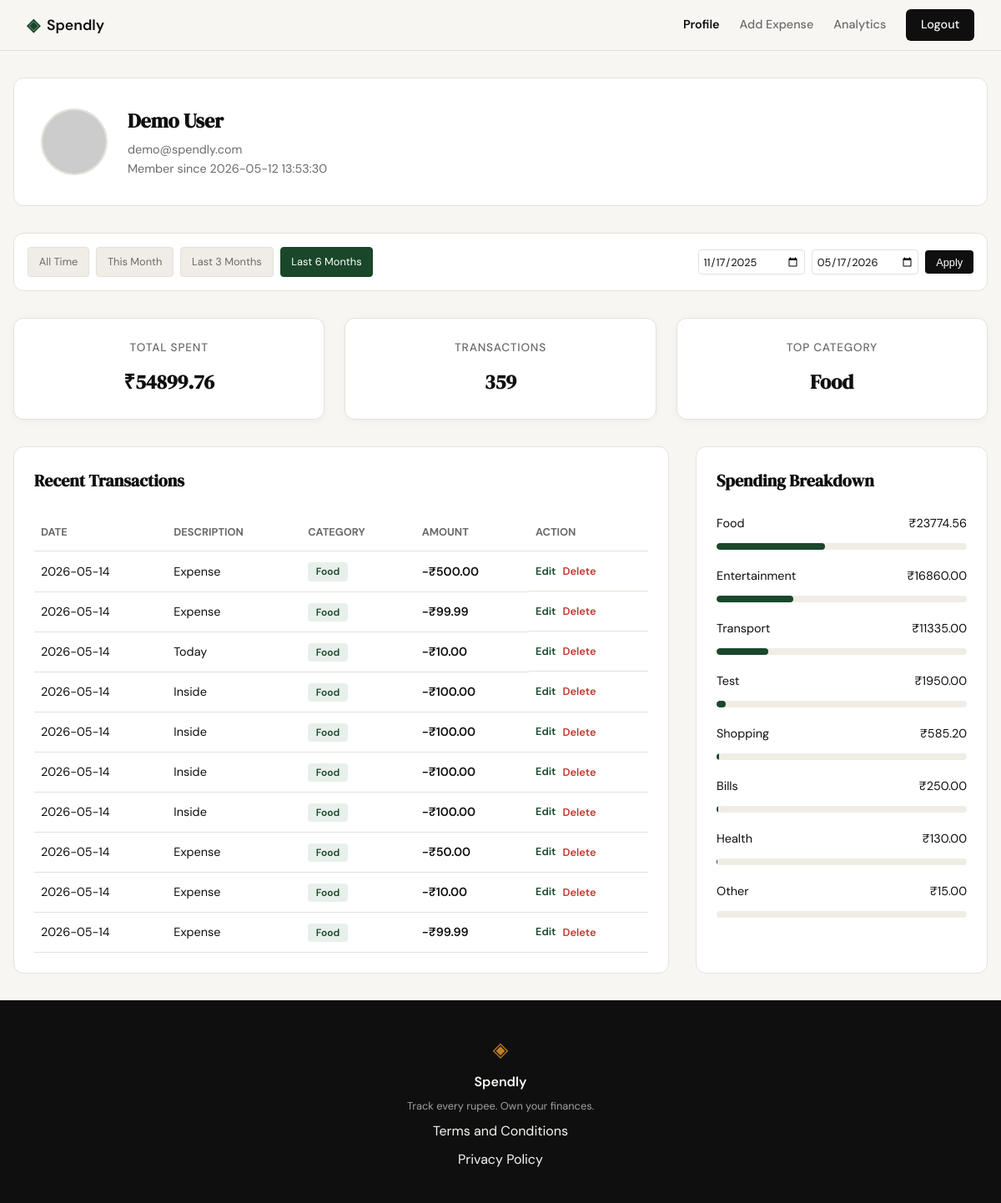
The app's page /profile?date_from=2025-11-17&date_to=2026-05-17 (signed in) with its own data.
### tables this page shows
CREATE TABLE users (
            id INTEGER PRIMARY KEY AUTOINCREMENT,
            name TEXT NOT NULL,
            email TEXT UNIQUE NOT NULL,
            password_hash TEXT NOT NULL,
            created_at TEXT DEFAULT (datetime('now'))
        );

CREATE TABLE expenses (
            id INTEGER PRIMARY KEY AUTOINCREMENT,
            user_id INTEGER NOT NULL,
            amount REAL NOT NULL,
            category TEXT NOT NULL,
            date TEXT NOT NULL,
            description TEXT,
            created_at TEXT DEFAULT (datetime('now')),
            FOREIGN KEY (user_id) REFERENCES users (id)
        );

### app.py (the view)
@app.route("/profile")
@login_required
def profile():
    user_id = session.get("user_id")
    date_from = request.args.get("date_from")
    date_to = request.args.get("date_to")
    def validate_date(d):
        if not d: return None
        try:
            return datetime.strptime(d, "%Y-%m-%d").date().isoformat()
        except ValueError:
            return None
    date_from = validate_date(date_from)
    date_to = validate_date(date_to)
    if date_from and date_to and date_from > date_to:
        flash("Start date must be before end date.")
        date_from = date_to = None
    db = get_db()
    user_row = db.execute(
        "SELECT name, email, created_at FROM users WHERE id = ?",
        (user_id,)
    ).fetchone()
    stats_row = get_summary_stats(user_id, date_from, date_to)
    total_spent_val = stats_row["total_spent"] if stats_row and stats_row["total_spent"] is not None else 0.0
    transaction_count = stats_row["transaction_count"] if stats_row else 0
    categories_rows = get_category_breakdown(user_id, date_from, date_to)
    category_breakdown = []
    top_category = "N/A"
    for i, row in enumerate(categories_rows):
        category = row["category"]
        amount = row["total"]
        percentage = (amount / total_spent_val * 100) if total_spent_val > 0 else 0
        if i == 0:
            top_category = category
        category_breakdown.append({
            "category": category,
            "amount": f"₹{amount:.2f}",
            "percentage": round(percentage, 1)
        })
    transactions_rows = get_recent_transactions(user_id, date_from=date_from, date_to=date_to)
    user_profile = {
        "user": {
            "name": user_row["name"],
            "email": user_row["email"],
            "join_date": user_row["created_at"],
            "avatar": f"https://api.dicebear.com/7.x/avataaars/svg?seed={user_row['name']}"
        },
        "stats": {
            "total_spent": f"₹{total_spent_val:.2f}",
            "transaction_count": transaction_count,
            "top_category": top_category
        },
        "category_breakdown": category_breakdown,
        "transactions": [
            {
                "id": row["id"],
                "date": row["date"],
                "description": row["description"],
                "category": row["category"],
                "amount": f"-₹{row['amount']:.2f}"
            }
            for row in transactions_rows
        ]
    }
    today = date.today()
    this_month_start = today.replace(day=1).isoformat()
    this_month_end = today.isoformat()
    last_3m_start = (today - relativedelta(months=3)).isoformat()
    last_3m_end = today.isoformat()
    last_6m_start = (today - relativedelta(months=6)).isoformat()
    last_6m_end = today.isoformat()
    return render_template(
        "profile.html",
        profile=user_profile,
        date_from=date_from,
        date_to=date_to,
        this_month_start=this_month_start,
        this_month_end=this_month_end,
        last_3m_start=last_3m_start,
        last_3m_end=last_3m_end,
        last_6m_start=last_6m_start,
        last_6m_end=last_6m_end
    )

### app.py (called while the page is built)
def login_required(f):
    @wraps(f)
    def decorated_function(*args, **kwargs):
        if session.get("user_id") is None:
            return redirect(url_for("login"))
        return f(*args, **kwargs)
    return decorated_function

### database/db.py (called while the page is built)
def get_db():
    if 'db' not in g:
        g.db = sqlite3.connect(current_app.config['DATABASE'])
        g.db.row_factory = sqlite3.Row
        g.db.execute("PRAGMA foreign_keys = ON")
    return g.db

### database/queries.py (called while the page is built)
def get_summary_stats(user_id, date_from=None, date_to=None):
    db = get_db()
    query = "SELECT SUM(amount) as total_spent, COUNT(id) as transaction_count FROM expenses WHERE user_id = ?"
    params = [user_id]
    if date_from and date_to:
        query += " AND date BETWEEN ? AND ?"
        params.extend([date_from, date_to])
    row = db.execute(query, params).fetchone()
    return row

def get_recent_transactions(user_id, limit=10, date_from=None, date_to=None):
    db = get_db()
    query = "SELECT id, date, description, category, amount FROM expenses WHERE user_id = ?"
    params = [user_id]
    if date_from and date_to:
        query += " AND date BETWEEN ? AND ?"
        params.extend([date_from, date_to])
    query += " ORDER BY date DESC LIMIT ?"
    params.append(limit)
    rows = db.execute(query, params).fetchall()
    return rows

def get_category_breakdown(user_id, date_from=None, date_to=None):
    db = get_db()
    query = "SELECT category, SUM(amount) as total FROM expenses WHERE user_id = ?"
    params = [user_id]
    if date_from and date_to:
        query += " AND date BETWEEN ? AND ?"
        params.extend([date_from, date_to])
    query += " GROUP BY category ORDER BY total DESC"
    rows = db.execute(query, params).fetchall()
    return rows

### templates/profile.html (shortened to what this page needs)
{% extends "base.html" %}
{% block content %}
<link rel="stylesheet" href="{{ url_for('static', filename='css/profile.css') }}">
<div class="profile-container">
    <div class="profile-header-card">
        <img src="{{ profile.user.avatar }}" alt="User Avatar" class="profile-avatar">
        <div class="profile-info">
            <h2>{{ profile.user.name }}</h2>
            <p>{{ profile.user.email }}</p>
            <p>Member since {{ profile.user.join_date }}</p>
        </div>
    </div>
    <div class="filter-bar">
        <div class="filter-presets">
            <a href="{{ url_for('profile', date_from='', date_to='') }}"
               class="preset-btn {{ 'active' if not date_from and not date_to }}">All Time</a>
            <a href="{{ url_for('profile', date_from=this_month_start, date_to=this_month_end) }}"
               class="preset-btn {{ 'active' if date_from == this_month_start and date_to == this_month_end }}">This Month</a>
            <a href="{{ url_for('profile', date_from=last_3m_start, date_to=last_3m_end) }}"
               class="preset-btn {{ 'active' if date_from == last_3m_start and date_to == last_3m_end }}">Last 3 Months</a>
            <a href="{{ url_for('profile', date_from=last_6m_start, date_to=last_6m_end) }}"
               class="preset-btn {{ 'active' if date_from == last_6m_start and date_to == last_6m_end }}">Last 6 Months</a>
        </div >
        <form class="custom-range" method="GET" action="{{ url_for('profile') }}">
            <input type="date" name="date_from" value="{{ date_from or '' }}" placeholder="From">
            <input type="date" name="date_to" value="{{ date_to or '' }}" placeholder="To">
            <button type="submit" class="apply-btn">Apply</button>
        </form>
    </div>
    <div class="stats-grid">
        <div class="stat-card">
            <span class="stat-label">Total Spent</span>
            <span class="stat-value">{{ profile.stats.total_spent }}</span>
        </div>
        <div class="stat-card">
            <span class="stat-label">Transactions</span>
            <span class="stat-value">{{ profile.stats.transaction_count }}</span>
        </div>
        <div class="stat-card">
            <span class="stat-label">Top Category</span>
            <span class="stat-value">{{ profile.stats.top_category }}</span>
        </div>
    </div>
    <div class="dashboard-grid">
        <div class="data-card">
            <h3 class="card-title">Recent Transactions</h3>
            <table class="transaction-table">
                <thead>
                    <tr>
                        <th>Date</th>
                        <th>Description</th>
                        <th>Category</th>
                        <th>Amount</th>
                        <th>Action</th>
                    </tr>
                </thead>
                <tbody>
                    {% for tx in profile.transactions %}
                    <tr>
                        <td>{{ tx.date }}</td>
                        <td>{{ tx.description }}</td>
                        <td><span class="category-badge">{{ tx.category }}</span></td>
                        <td class="amount-neg">{{ tx.amount }}</td>
                        <td class="action-cell">
                            <a href="{{ url_for('edit_expense', id=tx.id) }}" class="edit-link">Edit</a>
                            <form action="{{ url_for('delete_expense', id=tx.id) }}" method="POST" style="display: inline;">
                                <button type="submit" class="delete-link" onclick="return confirm('Are you sure you want to delete this expense?')">Delete</button>
                            </form>
                        </td>
                    </tr>
                    {% endfor %}
                </tbody>
            </table>
        </div>
        <div class="data-card">
            <h3 class="card-title">Spending Breakdown</h3>
            <div class="category-list">
                {% for cat in profile.category_breakdown %}
                <div class="category-item">
                    <div class="category-info">
                        <span>{{ cat.category }}</span>
                        <span>{{ cat.amount }}</span>
                    </div>
                    <div class="category-bar-container">
                        <div class="category-bar" style="width: {{ cat.percentage }}%;"></div>
                    </div>
                </div>
                {% endfor %}
            </div>
        </div>
    </div>
</div>
{% endblock %}

### static/css/style.css (style rules this page uses)
:root { --ink: #0f0f0f; --ink-soft: #2d2d2d; --ink-muted: #6b6b6b; --ink-faint: #a0a0a0; --paper: #f7f6f3; --paper-warm: #f0ede6; --paper-card: #ffffff; --accent: #1a472a; --accent-light: #e8f0eb; --accent-2: #c17f24; --accent-2-light: #fdf3e3; --danger: #c0392b; --danger-light: #fdecea; --border: #e4e1da; --border-soft: #eeebe4; --font-display: 'DM Serif Display', Georgia, serif; --font-body: 'DM Sans', system-ui, sans-serif; --max-width: 1200px; --auth-width: 440px; --radius-sm: 6px; --radius-md: 12px; --radius-lg: 20px; }
*, *::before, *::after { box-sizing: border-box; margin: 0; padding: 0; }
html { font-size: 16px; scroll-behavior: smooth; }
body { background: var(--paper); color: var(--ink); font-family: var(--font-body); font-size: 1rem; line-height: 1.6; -webkit-font-smoothing: antialiased; }
a { color: inherit; text-decoration: none; }
.stat-card { background: var(--paper-card); border-radius: var(--radius-md); padding: 1rem; display: flex; flex-direction: column; gap: 0.25rem; box-shadow: 0 2px 8px rgba(0,0,0,0.04); }
.stat-label { font-size: 0.7rem; font-weight: 500; color: var(--ink-muted); text-transform: uppercase; letter-spacing: 0.04em; }
.stat-value { font-family: var(--font-display); font-size: 1.1rem; color: var(--ink); }
.category-bar { height: 100%; border-radius: 999px; transition: width 0.6s ease; }
.action-cell { display: flex; gap: 0.5rem; align-items: center; }

### static/css/profile.css (style rules this page uses)
.filter-bar { background: var(--paper-card); border: 1px solid var(--border); border-radius: var(--radius-md); padding: 1rem; margin-bottom: 2rem; display: flex; flex-wrap: wrap; align-items: center; justify-content: space-between; gap: 1rem; }
.filter-presets { display: flex; gap: 0.5rem; flex-wrap: wrap; }
.preset-btn { padding: 0.4rem 0.8rem; border: 1px solid var(--border); border-radius: 4px; background: var(--paper-warm); color: var(--ink-muted); text-decoration: none; font-size: 0.8rem; transition: all 0.2s ease; }
.preset-btn.active { background: var(--accent); color: white; border-color: var(--accent); }
.custom-range { display: flex; align-items: center; gap: 0.5rem; }
.custom-range input { padding: 0.3rem; border: 1px solid var(--border); border-radius: 4px; font-size: 0.8rem; color: var(--ink); background-color: var(--paper-card); font-family: inherit; }
.apply-btn { padding: 0.4rem 0.8rem; background: var(--ink); color: white; border: none; border-radius: 4px; cursor: pointer; font-size: 0.8rem; }

### records on screen
users: user.name "Demo User", user.email "demo@spendly.com", user.join_date "2026-05-12 13:53:30"
expenses: date "2026-05-14", description "Expense", category "Food", amount "-₹500.00"
expenses: date "2026-05-14", description "Expense", category "Food", amount "-₹99.99"
expenses: date "2026-05-14", description "Today", category "Food", amount "-₹10.00"
expenses: date "2026-05-14", description "Inside", category "Food", amount "-₹100.00"
expenses: date "2026-05-14", description "Inside", category "Food", amount "-₹100.00"
expenses: date "2026-05-14", description "Inside", category "Food", amount "-₹100.00"
expenses: date "2026-05-14", description "Inside", category "Food", amount "-₹100.00"
expenses: date "2026-05-14", description "Expense", category "Food", amount "-₹50.00"
expenses: date "2026-05-14", description "Expense", category "Food", amount "-₹10.00"
expenses: date "2026-05-14", description "Expense", category "Food", amount "-₹99.99"

### other values on screen
{{ profile.stats.total_spent }} "₹54899.76"
{{ profile.stats.transaction_count }} "359"
{{ profile.stats.top_category }} "Food"
{{ cat.category }} "Food" "Entertainment" "Transport" "Test" "Shopping" "Bills" "Health" "Other"
{{ cat.amount }} "₹23774.56" "₹16860.00" "₹11335.00" "₹1950.00" "₹585.20" "₹250.00" "₹130.00" "₹15.00"
